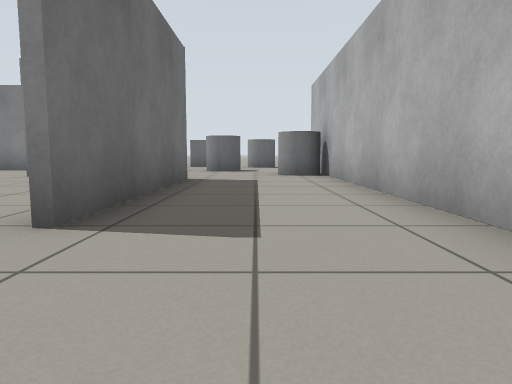
[1] (above)

12 first-person views from a walk through a world built for the Gazebo simulator. The camera is 0.5 m above the floor, tilts 6° down and sees 70° across. The floor is counted in squares, 1 m on a side. Each view is taken from the middle of a square. On the plan, view 1 faces up. The plan holds only what a view shows up to about 9 squares ahead; the rest is blank.

[2]
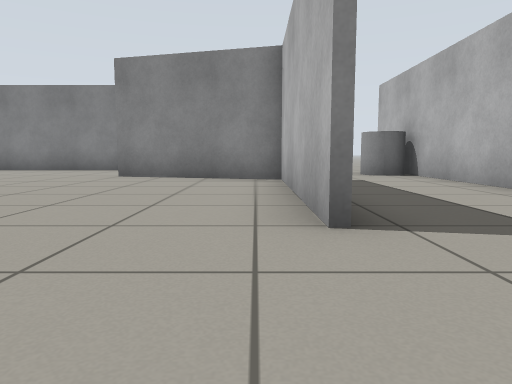

[3]
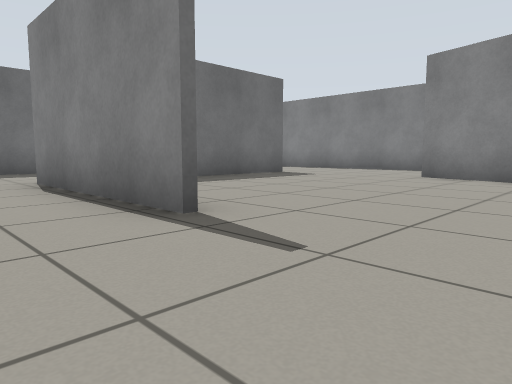

[4]
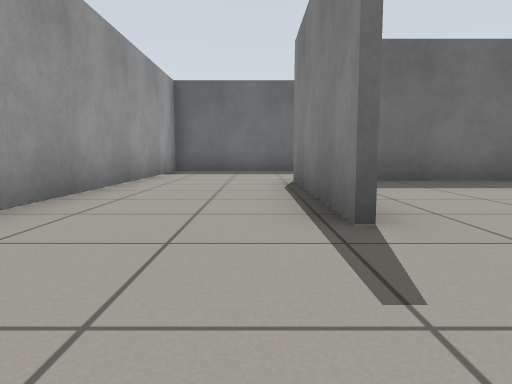

[5]
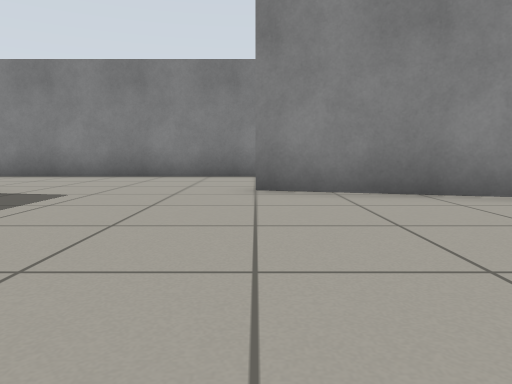

[6]
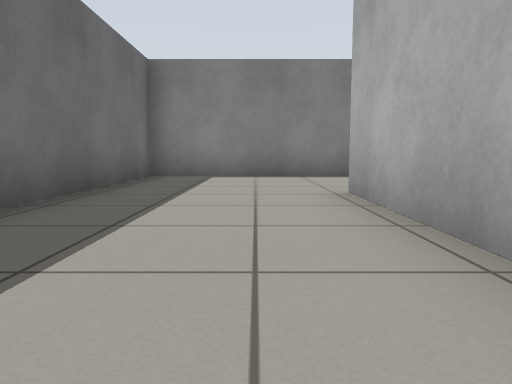

[7]
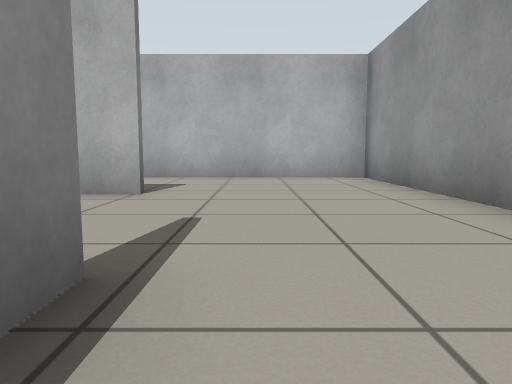

[8]
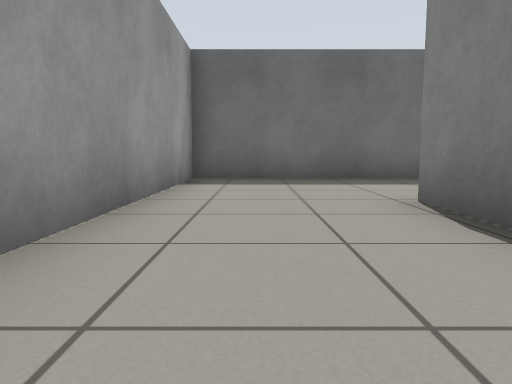

[9]
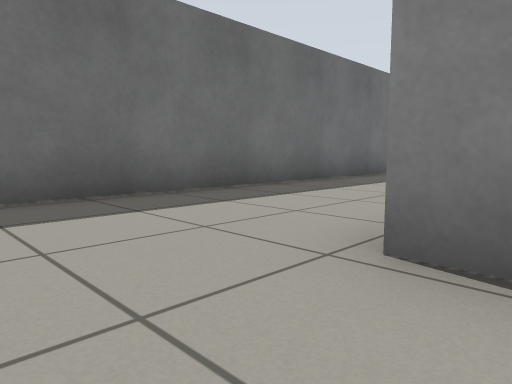

[10]
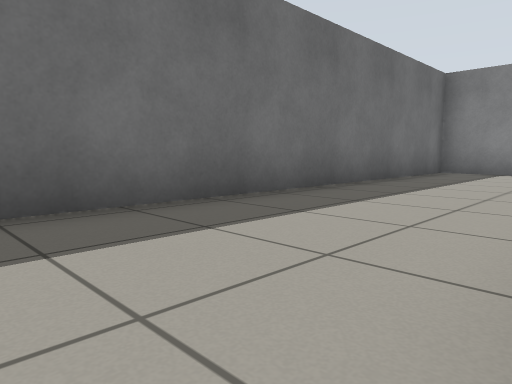

[11]
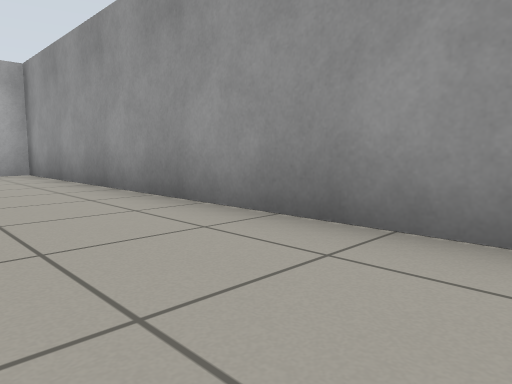

[12]
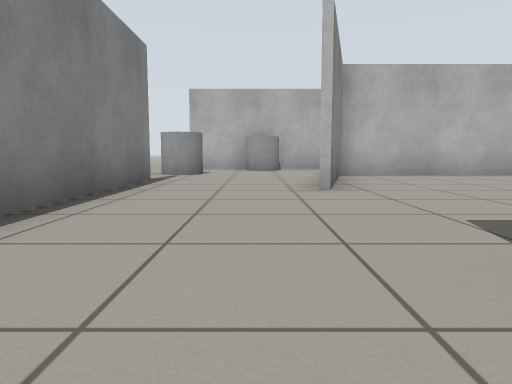

### Floor plan
Points are (right, up) in squares from view 1. A wall is a line through its corners. A room is listed if a view was taken in it or the views show most of it. See-through windows are left out.
Room 1 (views 1, 2, 3, 4, 5, 6, 7, 8, 9, 10, 11, 12)
walls: (-4.5, 1.7) (-8.9, 1.7); (-8.8, 4.6) (-8.8, 7.8); (-8.7, 6.4) (-8.7, 3.1); (-1.5, 2.4) (-1.5, 7) (-5.1, 8); (-1.4, 7.1) (-1.4, 2.4); (-5.6, 11) (-12.3, 11) (-12.3, -1.3) (1.6, -1.3) (1.6, 7.6)
ways out: opening at (-6, 9.5); opening at (0.5, 6.5)

Where each view was taken, in squares from view 1:
view 1: 0 up, 0 right, facing up
view 2: 0 up, 2 left, facing up
view 3: 0 up, 2 left, facing up-left
view 4: 1 up, 2 left, facing left
view 5: 3 up, 5 left, facing up
view 6: 3 up, 10 left, facing up
view 7: 1 up, 6 left, facing right
view 8: 0 up, 5 left, facing left
view 9: 0 up, 8 left, facing up-left
view 10: 1 up, 9 left, facing up-left
view 11: 1 up, 8 left, facing down-right
view 12: 9 up, 10 left, facing right
